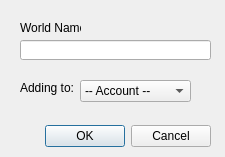
<?xml version="1.0" encoding="UTF-8"?>
<ui version="4.0">
 <class>WorldDialog</class>
 <widget class="QDialog" name="WorldDialog">
  <property name="geometry">
   <rect>
    <x>0</x>
    <y>0</y>
    <width>225</width>
    <height>157</height>
   </rect>
  </property>
  <property name="windowTitle">
   <string>Add World</string>
  </property>
  <widget class="QLineEdit" name="WorldInput">
   <property name="geometry">
    <rect>
     <x>20</x>
     <y>40</y>
     <width>191</width>
     <height>20</height>
    </rect>
   </property>
  </widget>
  <widget class="QDialogButtonBox" name="DialogBtn">
   <property name="geometry">
    <rect>
     <x>40</x>
     <y>120</y>
     <width>171</width>
     <height>32</height>
    </rect>
   </property>
   <property name="orientation">
    <enum>Qt::Horizontal</enum>
   </property>
   <property name="standardButtons">
    <set>QDialogButtonBox::Cancel|QDialogButtonBox::Ok</set>
   </property>
  </widget>
  <widget class="QLabel" name="label">
   <property name="geometry">
    <rect>
     <x>20</x>
     <y>20</y>
     <width>61</width>
     <height>16</height>
    </rect>
   </property>
   <property name="text">
    <string>World Name:</string>
   </property>
  </widget>
  <widget class="QLabel" name="label_2">
   <property name="geometry">
    <rect>
     <x>20</x>
     <y>80</y>
     <width>61</width>
     <height>16</height>
    </rect>
   </property>
   <property name="text">
    <string>Adding to:</string>
   </property>
  </widget>
  <widget class="QComboBox" name="comboBox">
   <property name="geometry">
    <rect>
     <x>80</x>
     <y>80</y>
     <width>111</width>
     <height>22</height>
    </rect>
   </property>
   <item>
    <property name="text">
     <string>-- Account --</string>
    </property>
   </item>
  </widget>
 </widget>
 <resources/>
 <connections>
  <connection>
   <sender>DialogBtn</sender>
   <signal>accepted()</signal>
   <receiver>WorldDialog</receiver>
   <slot>accept()</slot>
   <hints>
    <hint type="sourcelabel">
     <x>123</x>
     <y>96</y>
    </hint>
    <hint type="destinationlabel">
     <x>104</x>
     <y>66</y>
    </hint>
   </hints>
  </connection>
  <connection>
   <sender>DialogBtn</sender>
   <signal>rejected()</signal>
   <receiver>WorldDialog</receiver>
   <slot>reject()</slot>
   <hints>
    <hint type="sourcelabel">
     <x>171</x>
     <y>98</y>
    </hint>
    <hint type="destinationlabel">
     <x>145</x>
     <y>65</y>
    </hint>
   </hints>
  </connection>
 </connections>
</ui>
